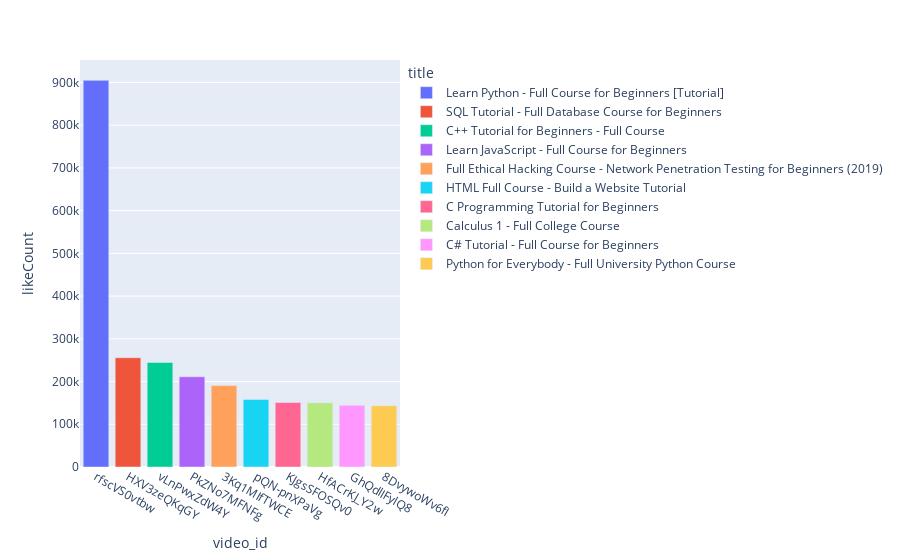

The cell this chart's notebook holds for it:
### Code cell
#top20 most liked videos
liked10 = video_df[['title','video_id','likeCount']]
liked10 = liked10.sort_values(by='likeCount',ascending=False).head(10)
liked10.rename(columns={'tile':'Title'})
fig = px.bar(liked10, x='video_id',y='likeCount', color='title')
fig.show()

### Figure 1 — Plotly figure (JSON) as saved in the notebook; plotly's stock layout.template omitted (floating-point values rounded to 4 significant figures)
{"data": [{"alignmentgroup": "True", "hovertemplate": "title=Learn Python - Full Course for Beginners [Tutorial]<br>video_id=%{x}<br>likeCount=%{y}<extra></extra>", "legendgroup": "Learn Python - Full Course for Beginners [Tutorial]", "marker": {"color": "#636efa", "pattern": {"shape": ""}}, "name": "Learn Python - Full Course for Beginners [Tutorial]", "offsetgroup": "Learn Python - Full Course for Beginners [Tutorial]", "orientation": "v", "showlegend": true, "textposition": "auto", "type": "bar", "x": ["rfscVS0vtbw"], "xaxis": "x", "y": [904947], "yaxis": "y"}, {"alignmentgroup": "True", "hovertemplate": "title=SQL Tutorial - Full Database Course for Beginners<br>video_id=%{x}<br>likeCount=%{y}<extra></extra>", "legendgroup": "SQL Tutorial - Full Database Course for Beginners", "marker": {"color": "#EF553B", "pattern": {"shape": ""}}, "name": "SQL Tutorial - Full Database Course for Beginners", "offsetgroup": "SQL Tutorial - Full Database Course for Beginners", "orientation": "v", "showlegend": true, "textposition": "auto", "type": "bar", "x": ["HXV3zeQKqGY"], "xaxis": "x", "y": [255786], "yaxis": "y"}, {"alignmentgroup": "True", "hovertemplate": "title=C++ Tutorial for Beginners - Full Course<br>video_id=%{x}<br>likeCount=%{y}<extra></extra>", "legendgroup": "C++ Tutorial for Beginners - Full Course", "marker": {"color": "#00cc96", "pattern": {"shape": ""}}, "name": "C++ Tutorial for Beginners - Full Course", "offsetgroup": "C++ Tutorial for Beginners - Full Course", "orientation": "v", "showlegend": true, "textposition": "auto", "type": "bar", "x": ["vLnPwxZdW4Y"], "xaxis": "x", "y": [244568], "yaxis": "y"}, {"alignmentgroup": "True", "hovertemplate": "title=Learn JavaScript - Full Course for Beginners<br>video_id=%{x}<br>likeCount=%{y}<extra></extra>", "legendgroup": "Learn JavaScript - Full Course for Beginners", "marker": {"color": "#ab63fa", "pattern": {"shape": ""}}, "name": "Learn JavaScript - Full Course for Beginners", "offsetgroup": "Learn JavaScript - Full Course for Beginners", "orientation": "v", "showlegend": true, "textposition": "auto", "type": "bar", "x": ["PkZNo7MFNFg"], "xaxis": "x", "y": [211207], "yaxis": "y"}, {"alignmentgroup": "True", "hovertemplate": "title=Full Ethical Hacking Course - Network Penetration Testing for Beginners (2019)<br>video_id=%{x}<br>likeCount=%{y}<extra></extra>", "legendgroup": "Full Ethical Hacking Course - Network Penetration Testing for Beginners (2019)", "marker": {"color": "#FFA15A", "pattern": {"shape": ""}}, "name": "Full Ethical Hacking Course - Network Penetration Testing for Beginners (2019)", "offsetgroup": "Full Ethical Hacking Course - Network Penetration Testing for Beginners (2019)", "orientation": "v", "showlegend": true, "textposition": "auto", "type": "bar", "x": ["3Kq1MIfTWCE"], "xaxis": "x", "y": [190630], "yaxis": "y"}, {"alignmentgroup": "True", "hovertemplate": "title=HTML Full Course - Build a Website Tutorial<br>video_id=%{x}<br>likeCount=%{y}<extra></extra>", "legendgroup": "HTML Full Course - Build a Website Tutorial", "marker": {"color": "#19d3f3", "pattern": {"shape": ""}}, "name": "HTML Full Course - Build a Website Tutorial", "offsetgroup": "HTML Full Course - Build a Website Tutorial", "orientation": "v", "showlegend": true, "textposition": "auto", "type": "bar", "x": ["pQN-pnXPaVg"], "xaxis": "x", "y": [158238], "yaxis": "y"}, {"alignmentgroup": "True", "hovertemplate": "title=C Programming Tutorial for Beginners<br>video_id=%{x}<br>likeCount=%{y}<extra></extra>", "legendgroup": "C Programming Tutorial for Beginners", "marker": {"color": "#FF6692", "pattern": {"shape": ""}}, "name": "C Programming Tutorial for Beginners", "offsetgroup": "C Programming Tutorial for Beginners", "orientation": "v", "showlegend": true, "textposition": "auto", "type": "bar", "x": ["KJgsSFOSQv0"], "xaxis": "x", "y": [150878], "yaxis": "y"}, {"alignmentgroup": "True", "hovertemplate": "title=Calculus 1 - Full College Course<br>video_id=%{x}<br>likeCount=%{y}<extra></extra>", "legendgroup": "Calculus 1 - Full College Course", "marker": {"color": "#B6E880", "pattern": {"shape": ""}}, "name": "Calculus 1 - Full College Course", "offsetgroup": "Calculus 1 - Full College Course", "orientation": "v", "showlegend": true, "textposition": "auto", "type": "bar", "x": ["HfACrKJ_Y2w"], "xaxis": "x", "y": [150471], "yaxis": "y"}, {"alignmentgroup": "True", "hovertemplate": "title=C# Tutorial - Full Course for Beginners<br>video_id=%{x}<br>likeCount=%{y}<extra></extra>", "legendgroup": "C# Tutorial - Full Course for Beginners", "marker": {"color": "#FF97FF", "pattern": {"shape": ""}}, "name": "C# Tutorial - Full Course for Beginners", "offsetgroup": "C# Tutorial - Full Course for Beginners", "orientation": "v", "showlegend": true, "textposition": "auto", "type": "bar", "x": ["GhQdlIFylQ8"], "xaxis": "x", "y": [144429], "yaxis": "y"}, {"alignmentgroup": "True", "hovertemplate": "title=Python for Everybody - Full University Python Course<br>video_id=%{x}<br>likeCount=%{y}<extra></extra>", "legendgroup": "Python for Everybody - Full University Python Course", "marker": {"color": "#FECB52", "pattern": {"shape": ""}}, "name": "Python for Everybody - Full University Python Course", "offsetgroup": "Python for Everybody - Full University Python Course", "orientation": "v", "showlegend": true, "textposition": "auto", "type": "bar", "x": ["8DvywoWv6fI"], "xaxis": "x", "y": [143451], "yaxis": "y"}], "layout": {"barmode": "relative", "legend": {"title": {"text": "title"}, "tracegroupgap": 0}, "margin": {"t": 60}, "xaxis": {"anchor": "y", "domain": [0, 1], "title": {"text": "video_id"}}, "yaxis": {"anchor": "x", "domain": [0, 1], "title": {"text": "likeCount"}}}}
